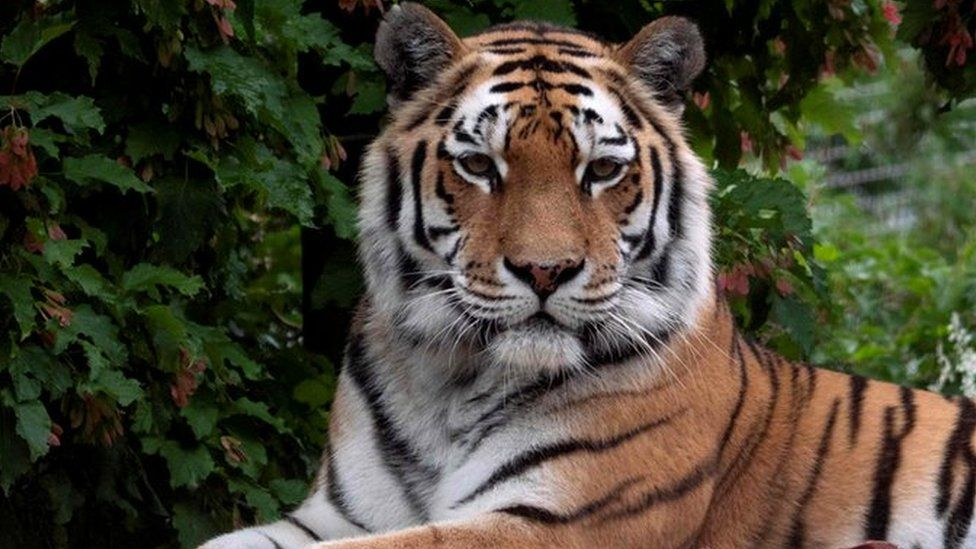
#> input picture Basic Programming & syntax on OpenCV/tiger.jpg, 976 x 549 px
$ python 'Apply Gaussian blur to an image.py'
#> lines starting #> are read from the running program, lines starting #| are printed output that depends on the picture
import cv2
img = cv2.imread("tiger.jpg")
#> img is the input picture: shape (549, 976, 3); mean B, G, R 53.6, 69.4, 73.5
gaussianBlurImg = cv2.GaussianBlur(img,(21,21),0)
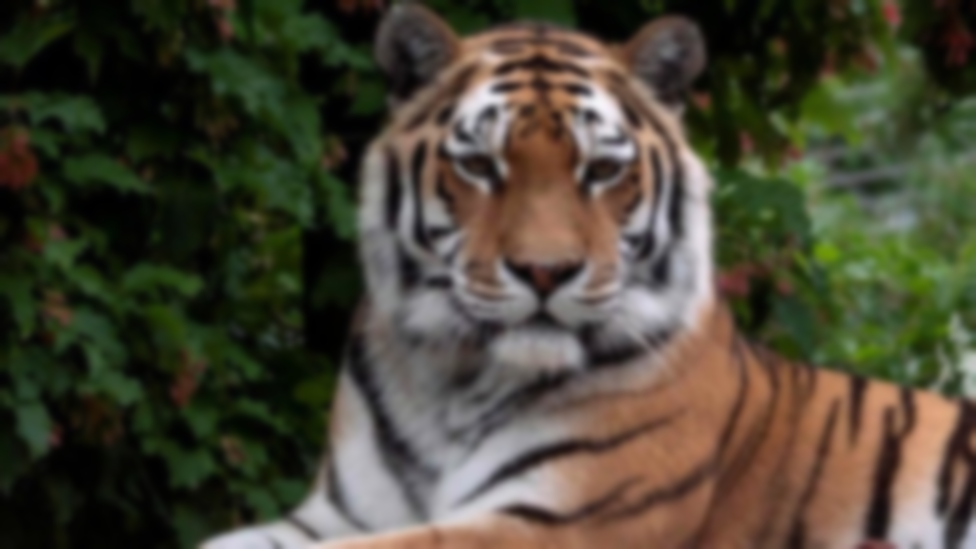
#> gaussianBlurImg: shape (549, 976, 3); mean B, G, R 53.6, 69.4, 73.5
cv2.imwrite("gaussianImage.jpg",gaussianBlurImg)
